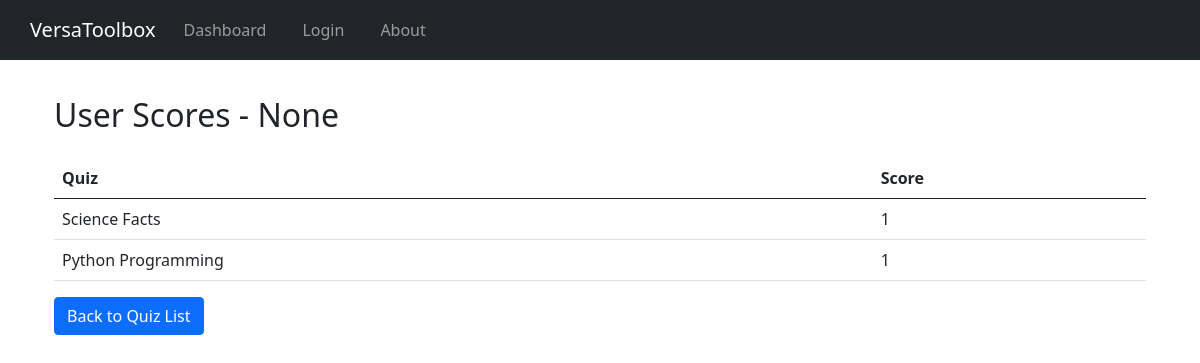
The app's page /user_scores/satheesh22g/, older data.
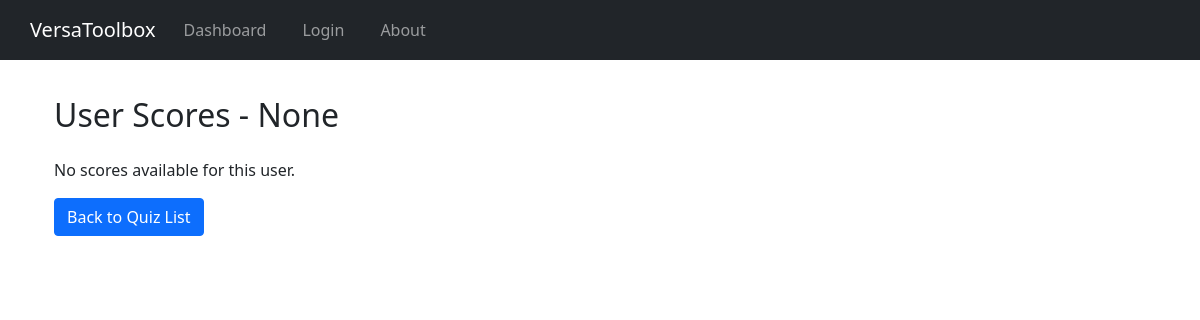
The same page, newer data.
### quiz/models.py (models this page shows)
class QuizTaker(models.Model):
    user = models.ForeignKey(settings.AUTH_USER_MODEL, on_delete=models.CASCADE)
    quiz = models.ForeignKey(Quiz, on_delete=models.CASCADE)
    score = models.PositiveIntegerField()

class Quiz(models.Model):
    title = models.CharField(max_length=255)
    category = models.CharField(max_length=255)

### quiz/views.py (the view)
# urls.py: path('user_scores/<str:username>/', user_scores, name='user_scores'),
def user_scores(request, username):
    user = CustomUser.objects.get(username=username)  # Use your custom user model
    user_scores = QuizTaker.objects.filter(user=user)
    return render(request, 'user_scores.html', {'user_scores': user_scores})

### users/context_processors.py (called while the page is built)
def common_context(request):
    username = request.session.get('username', None)
    return {'username': username}

### quiz/templates/user_scores.html (shortened to what this page needs)
<!DOCTYPE html>
<html lang="en">
<head>
    <link href="https://cdn.jsdelivr.net/npm/bootstrap@5.3.0/dist/css/bootstrap.min.css" rel="stylesheet"
>
</head>
<body>
    {% include 'nav.html' %}
    <div class="container py-5 mt-5">
        <h2 class="mb-4">User Scores - {{ username }}</h2>
        {% if user_scores %}
            <table class="table">
                <thead>
                    <tr>
                        <th>Quiz</th>
                        <th>Score</th>
                    </tr>
                </thead>
                <tbody>
                    {% for score in user_scores %}
                        <tr>
                            <td>{{ score.quiz.title }}</td>
                            <td>{{ score.score }}</td>
                        </tr>
                    {% endfor %}
                </tbody>
            </table>
        {% else %}
            <p class="mt-4">No scores available for this user.</p>
        {% endif %}
        <a href="{% url 'quiz_list' %}" class="btn btn-primary">Back to Quiz List</a>
    </div>
</body>
</html>

Row changes from the older to the newer data that the page shows:
removed QuizTaker: quiz "Science Facts", score "1"
removed QuizTaker: quiz "Python Programming", score "1"
Text that changed along with them:
text no longer shown: "Quiz Score"
text now shown: "No scores available for this user."
